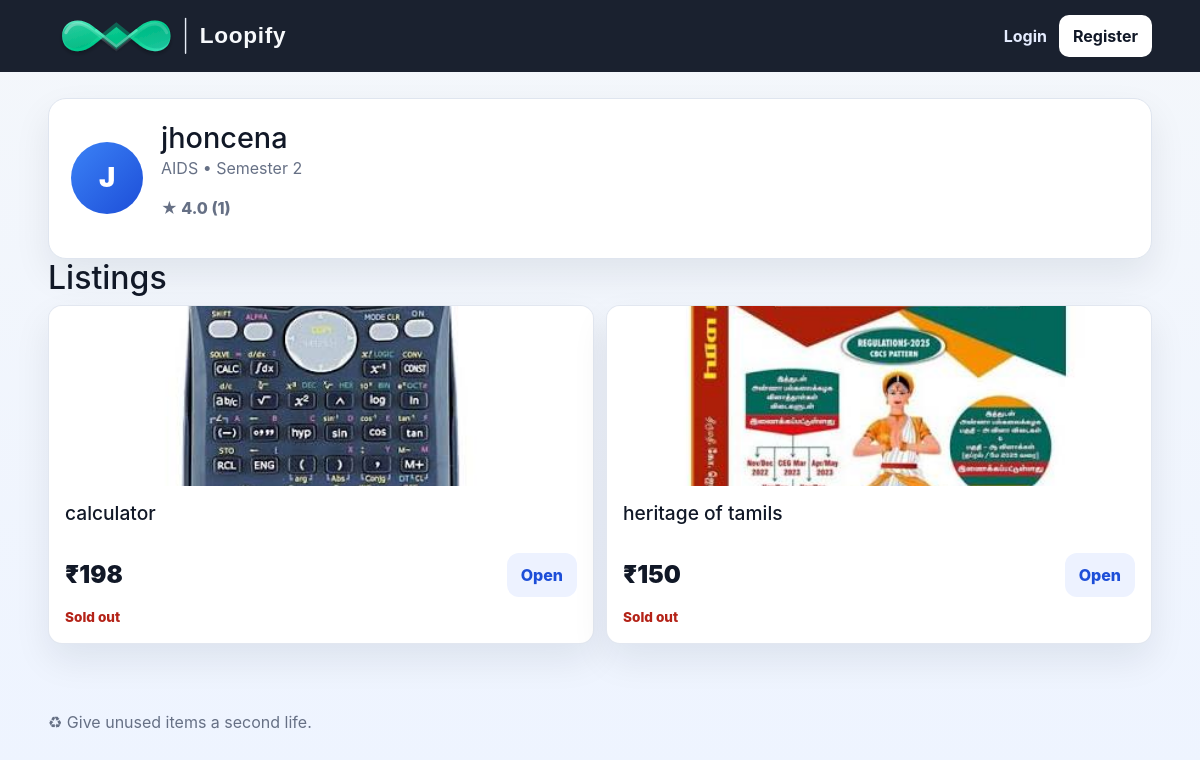
/user/2, run on the app's committed database.
### tables this page shows
CREATE TABLE users(
      id INTEGER PRIMARY KEY AUTOINCREMENT,
      name TEXT NOT NULL, email TEXT UNIQUE NOT NULL, phone TEXT NOT NULL, member_id TEXT UNIQUE,
      password_hash TEXT NOT NULL, role TEXT NOT NULL DEFAULT 'user',
      department TEXT, semester INTEGER, public_key TEXT,
      blocked_until TIMESTAMP, created_at TIMESTAMP DEFAULT CURRENT_TIMESTAMP
    );

CREATE TABLE products(
      id INTEGER PRIMARY KEY AUTOINCREMENT, owner_id INTEGER NOT NULL,
      title TEXT NOT NULL, category TEXT NOT NULL, description TEXT,
      department TEXT, semester INTEGER, subject TEXT, subject_code TEXT,
      listing_type TEXT NOT NULL DEFAULT 'SELL', price INTEGER NOT NULL,
      exchange_for TEXT, condition TEXT NOT NULL, quantity INTEGER NOT NULL DEFAULT 1,
      sold_count INTEGER NOT NULL DEFAULT 0, photo TEXT,
      created_at TIMESTAMP DEFAULT CURRENT_TIMESTAMP,
      FOREIGN KEY(owner_id) REFERENCES users(id) ON DELETE CASCADE
    );

### app.py (the view)
@app.route('/user/<int:uid>')
def profile(uid):
    c=db()
    u=c.execute('SELECT u.id,u.name,u.department,u.semester,u.created_at,COALESCE(AVG(r.rating),0) avg_rating,COUNT(r.id) rating_count FROM users u LEFT JOIN products p ON p.owner_id=u.id LEFT JOIN ratings r ON r.product_id=p.id WHERE u.id=? GROUP BY u.id',(uid,)).fetchone()
    if not u:
        c.close(); abort(404)
    p=c.execute('SELECT * FROM products WHERE owner_id=? ORDER BY created_at DESC',(uid,)).fetchall()
    is_blocked = False
    if 'user_id' in session:
        is_blocked = c.execute('SELECT 1 FROM blocks WHERE blocker_id=? AND blocked_id=?',(session['user_id'],uid)).fetchone() is not None
    c.close()
    return render_template('profile.html',user=u,products=p,is_blocked=is_blocked)

### app.py (called while the page is built)
def db():
    c = sqlite3.connect(DB)
    c.row_factory = sqlite3.Row
    c.execute('PRAGMA foreign_keys=ON')
    return c

def current_user():
    if 'user_id' not in session: return None
    c=db(); u=c.execute('SELECT * FROM users WHERE id=?',(session['user_id'],)).fetchone(); c.close(); return u

@app.context_processor
def inject():
    return {'current_user': current_user()}

### templates/profile.html (shortened to what this page needs)
{% extends 'base.html' %}{% block content %}
<div class="profile-shell">
  <div class="profile-card">
    <div class="avatar">{{user['name'][0]|upper}}</div>
    <div class="profile-main">
      <h1>{{user['name']}}</h1>
      <p class="muted">
        {{user['department'] or ''}} {% if user['semester'] %}• Semester
        {{user['semester']}}{% endif %}
      </p>
      <p class="rating">
        ★ {{'%.1f'|format(user['avg_rating'])}} ({{user['rating_count']}})
      </p>
    </div>
  </div>
  <h2>Listings</h2>
  <div class="grid">
    {% for p in products %}
    <article class="product-card compact">
      {% if p['photo'] %}<img
        class="product-photo"
        src="{{url_for('static',filename='uploads/'+p['photo'])}}"
      />{% else %}
      <div class="placeholder">♻</div>
      {% endif %}
      <div class="card-body">
        <h3>{{p['title']}}</h3>
        <div class="price-row">
          <div class="price">
            {% if p['price']==0 %}FREE{% else %}₹{{p['price']}}{% endif %}
          </div>
          <a class="details" href="{{url_for('product',pid=p['id'])}}">Open</a>
        </div>
        <div class="stock {% if p['quantity']>0 %}in{% else %}out{% endif %}">
          {% if p['quantity']>0 %}Available{% else %}Sold out{% endif %}
        </div>
      </div>
    </article>
    {% else %}
    <div class="empty">No listings from this user yet.</div>
    {% endfor %}
  </div>
</div>
{% endblock %}

### static/style.css (style rules this page uses)
* { box-sizing: border-box; }
:root { --bg: #f3f6fb; --bg-soft: #edf2ff; --panel: #ffffff; --panel-alt: #f9fafb; --text: #111827; --muted: #667085; --border: #dfe5ef; --primary: #2563eb; --primary-strong: #1d4ed8; --success: #15803d; --danger: #b42318; --warning: #f59e0b; --shadow: 0 16px 36px rgba(15, 23, 42, 0.08); }
html { scroll-behavior: smooth; }
body { margin: 0; font-family: Inter, Arial, sans-serif; background: linear-gradient(180deg, #f4f7fb 0%, #eef4ff 100%); color: var(--text); }
img { max-width: 100%; }
button, .primary, .secondary, .details, .danger-link, .danger { display: inline-flex; align-items: center; justify-content: center; border: none; border-radius: 12px; padding: 10px 14px; font-weight: 800; text-decoration: none; cursor: pointer; transition: transform 0.18s ease, box-shadow 0.18s ease, opacity 0.18s ease; }
.secondary, .details { background: var(--bg-soft); color: var(--primary-strong); }
.grid { display: grid; grid-template-columns: repeat(auto-fit, minmax(260px, 1fr)); gap: 12px; justify-content: start; }
.card, .product-card { background: var(--panel); border-radius: 18px; overflow: hidden; border: 1px solid rgba(223, 229, 239, 0.9); box-shadow: var(--shadow); display: flex; flex-direction: column; height: 100%; }
.card img, .product-card img { display: block; width: 100%; height: 180px; object-fit: cover; background: #edf2f7; }
.card-body { padding: 16px; display: flex; flex-direction: column; gap: 10px; flex: 1; justify-content: flex-start; }
.card-body p, .card-body h3 { margin: 0; }
.card-body > * { width: 100%; }
.card-body .details { margin-top: auto; }
.product-card { background: var(--panel); }
.product-card.compact { border-radius: 14px; }
.product-photo { width: 100%; height: 200px; object-fit: cover; background: #edf2f7; }
.meta-row, .card-row, .price-row, .detail-inline, .row, .profile-actions, .owner-actions, .seller-actions, .chat-header-row, .inline-actions { display: flex; gap: 10px; flex-wrap: wrap; align-items: center; }
.product-card h3, .profile-card h1, .detail-info h1, .chat-item h3 { margin: 0; }
.product-card h3, .detail-info h1 { font-size: 1.2rem; margin-bottom: 6px; }
.rating { font-weight: 800; color: var(--text); }
.stock { font-weight: 800; font-size: 0.85rem; }
.stock.out { color: var(--danger); }
.price-row { justify-content: space-between; margin-top: 12px; }
.price { font-size: 1.5rem; font-weight: 900; }
.form-card, .profile-card, .detail-info, .chat-item, .review-item, .form-card.small, .empty, .notice-box, .inline-box, .admin { background: var(--panel); border: 1px solid var(--border); border-radius: 18px; box-shadow: var(--shadow); }
.profile-shell { padding-top: 26px; }
.profile-card { display: flex; gap: 18px; align-items: center; justify-content: space-between; padding: 22px; }
.profile-main { flex: 1; }
.avatar { width: 72px; height: 72px; border-radius: 50%; background: linear-gradient(135deg, #3b82f6, #1d4ed8); display: grid; place-items: center; color: #fff; font-weight: 900; font-size: 1.7rem; }
.profile-card h1 { font-size: 1.8rem; }
.notice-box p, .inline-box p, .review-item p, .profile-card p, .empty, .muted { color: var(--muted); }

### data on the page
users: name "J", name "jhoncena", department "AIDS", semester "2"
products: photo (picture), title "calculator", price "198", quantity "Sold out"
products: photo (picture), title "heritage of tamils", price "150", quantity "Sold out"

### other printed values
{{ '%.1f'|format(user['avg_rating']) }} "4.0"
{{ user['rating_count'] }} "1"
